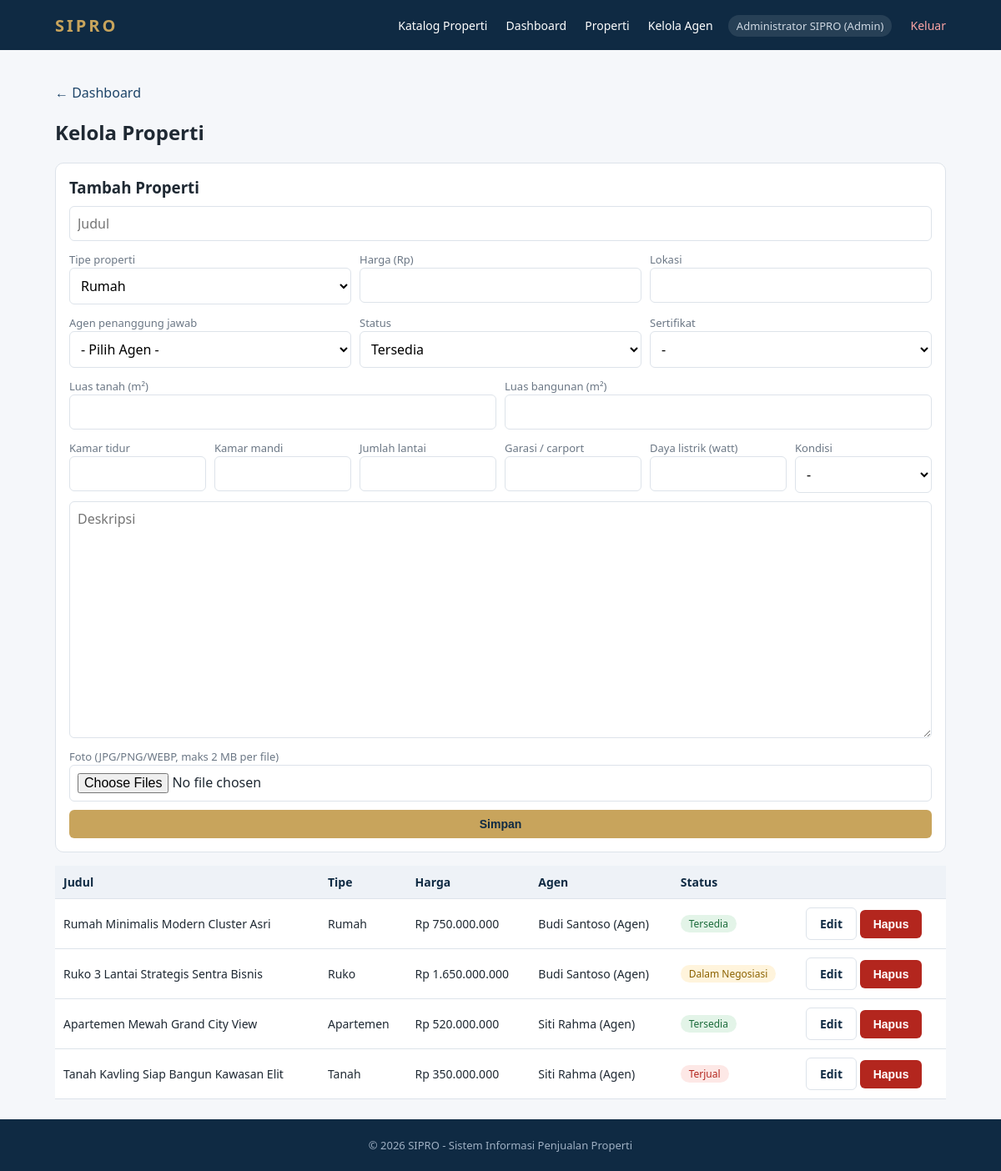
Page /admin/properti.php (signed in) on the committed database.
### tables this page shows
CREATE TABLE properti (
    id_properti INT AUTO_INCREMENT PRIMARY KEY,
    id_agen INT NOT NULL,
    judul VARCHAR(150) NOT NULL,
    deskripsi TEXT NULL,
    harga BIGINT UNSIGNED NOT NULL,
    lokasi VARCHAR(180) NOT NULL,
    tipe ENUM('Rumah', 'Ruko', 'Tanah', 'Apartemen') NOT NULL,
    luas_tanah DECIMAL(12,2) NULL,
    luas_bangunan DECIMAL(12,2) NULL,
    sertifikat VARCHAR(60) NULL,
    status ENUM('Tersedia', 'Dalam Negosiasi', 'Terjual') NOT NULL DEFAULT 'Tersedia',
    created_at TIMESTAMP DEFAULT CURRENT_TIMESTAMP,
    CONSTRAINT chk_properti_harga CHECK (harga > 0),
    FOREIGN KEY (id_agen) REFERENCES users(id_user) ON UPDATE CASCADE
);

CREATE TABLE users (
    id_user INT AUTO_INCREMENT PRIMARY KEY,
    nama VARCHAR(100) NOT NULL,
    email VARCHAR(150) NOT NULL UNIQUE,
    password VARCHAR(255) NOT NULL,
    role ENUM('admin', 'agen', 'pembeli') NOT NULL DEFAULT 'pembeli',
    telepon VARCHAR(25) NULL,
    status_akun ENUM('Aktif', 'Nonaktif') NOT NULL DEFAULT 'Aktif',
    created_at TIMESTAMP DEFAULT CURRENT_TIMESTAMP
);

### config.php (called while the page is built, shortened)
<?php
function e($s): string
{
    return htmlspecialchars((string)$s, ENT_QUOTES, 'UTF-8');
}
function rp($n): string
{
    return 'Rp ' . number_format((float)$n, 0, ',', '.');
}

### admin/properti.php (the view, shortened to what this page needs)
<?php
require '../config.php';
$STATUS = ['Tersedia', 'Dalam Negosiasi', 'Terjual'];
$e = [
    'judul' => '',
    'deskripsi' => '',
    'harga' => '',
    'lokasi' => '',
    'tipe' => 'Rumah',
    'luas_tanah' => '',
    'luas_bangunan' => '',
    'sertifikat' => '',
    'status' => 'Tersedia',
    'id_agen' => 0,
    'id_properti' => 0,
];
$spekE = [];
$l = $pdo->query(
    'SELECT p.*, u.nama AS nama_agen, u.status_akun AS status_agen
    FROM properti p JOIN users u ON u.id_user = p.id_agen
    ORDER BY p.created_at DESC'
);
require '../includes/header.php';
?>
<p><a href="index.php">&larr; Dashboard</a></p>
<h2>Kelola Properti</h2>
<form class="box f" method="post" enctype="multipart/form-data" id="formProperti">
    <h3 style="margin:0"><?= $e['id_properti'] ? 'Edit' : 'Tambah' ?> Properti</h3>
    <input name="judul" placeholder="Judul" value="<?= e($e['judul']) ?>" required>
    <div class="row">
        <div><label>Tipe properti</label>
            <select name="tipe" id="tipe">
                <?php foreach (array_keys(TIPE_PROPERTI) as $t): ?>
                    <option <?= $e['tipe'] === $t ? 'selected' : '' ?>><?= e($t) ?></option>
                <?php endforeach; ?>
            </select>
        </div>
        <div><label>Harga (Rp)</label><input type="number" name="harga" min="1" value="<?= e($e['harga']) ?>" required></div>
        <div><label>Lokasi</label><input name="lokasi" value="<?= e($e['lokasi']) ?>" required></div>
    </div>
    <div class="row">
        <div><label>Agen penanggung jawab</label>
            <select name="id_agen" required>
                <option value="">- Pilih Agen -</option>
            </select>
        </div>
        <div><label>Status</label>
            <select name="status">
                <?php foreach ($STATUS as $t): ?>
                    <option <?= $e['status'] === $t ? 'selected' : '' ?>><?= e($t) ?></option>
                <?php endforeach; ?>
            </select>
        </div>
        <div><label>Sertifikat</label>
            <select name="sertifikat">
                <option value="">-</option>
            </select>
        </div>
    </div>
    <div class="row">
        <div id="boxLt"><label>Luas tanah (m²)</label><input type="number" min="0" name="lt" value="<?= e($e['luas_tanah']) ?>"></div>
        <div id="boxLb"><label id="lblLb">Luas bangunan (m²)</label><input type="number" min="0" name="lb" value="<?= e($e['luas_bangunan']) ?>"></div>
    </div>
    <?php foreach (TIPE_PROPERTI as $tp => $cfg): ?>
        <div class="spek row" data-tipe="<?= e($tp) ?>" hidden>
            <?php foreach ($cfg['spek'] as $k => [$label, $jenis, $satuan, $opsi]): $val = (string) ($spekE[$k] ?? ''); ?>
                <div><label><?= e($label) ?><?= $satuan ? ' (' . e($satuan) . ')' : '' ?></label>
                    <?php if ($jenis === 'select'): ?>
                        <select name="spek[<?= e($k) ?>]">
                            <option value="">-</option>
                        </select>
                    <?php else: ?>
                        <input type="<?= $jenis === 'number' ? 'number' : 'text' ?>" <?= $jenis === 'number' ? 'min="0"' : 'maxlength="100"' ?> name="spek[<?= e($k) ?>]" value="<?= e($val) ?>">
                    <?php endif; ?>
                </div>
            <?php endforeach; ?>
        </div>
    <?php endforeach; ?>
    <textarea name="deskripsi" rows="12" placeholder="Deskripsi"><?= e($e['deskripsi']) ?></textarea>
    <div>
        <label>Foto (JPG/PNG/WEBP, maks 2 MB per file)</label>
        <input type="file" name="foto[]" multiple accept="image/*">
    </div>
    <button>Simpan</button>
</form>
<table>
    <tr>
        <th>Judul</th>
        <th>Tipe</th>
        <th>Harga</th>
        <th>Agen</th>
        <th>Status</th>
        <th></th>
    </tr>
    <?php foreach ($l as $r): ?>
        <tr>
            <td><?= e($r['judul']) ?></td>
            <td><?= e($r['tipe']) ?></td>
            <td><?= rp($r['harga']) ?></td>
            <td><?= e($r['nama_agen']) ?><?= $r['status_agen'] !== 'Aktif' ? ' <span class="tag Terjual">nonaktif</span>' : '' ?></td>
            <td><span class="tag <?= e(strtok($r['status'], ' ')) ?>"><?= e($r['status']) ?></span></td>
            <td>
                <a class="btn sec" href="?edit=<?= (int) $r['id_properti'] ?>">Edit</a>
                <form method="post" style="display:inline" onsubmit="return confirm('Hapus properti ini?')">
                    <button class="del">Hapus</button>
                </form>
            </td>
        </tr>
    <?php endforeach; ?>
</table>
<?php require '../includes/footer.php'; ?>

### assets/style.css (style rules this page uses)
:root { --navy: #0f2a43; --navy2: #1d4468; --gold: #c8a45c; --bg: #f5f7fa; --tx: #1f2933; --mut: #6b7785; --line: #dde3ea; }
* { box-sizing: border-box; }
body { margin: 0; font-family: "Segoe UI", Arial, sans-serif; background: var(--bg); color: var(--tx); min-height: 100vh; display: flex; flex-direction: column; }
a { color: var(--navy2); text-decoration: none; }
.btn, button { background: var(--gold); color: var(--navy) !important; border: 0; padding: 9px 16px; border-radius: 6px; font-weight: 600; cursor: pointer; font-size: 14px; display: inline-block; }
.btn.sec, button.sec { background: #fff; border: 1px solid var(--line); }
button.del { background: #b3261e; color: #fff !important; }
.card, .box { background: #fff; border: 1px solid var(--line); border-radius: 10px; padding: 16px; margin-bottom: 16px; }
.tag { display: inline-block; padding: 2px 10px; border-radius: 20px; font-size: 12px; background: #e8eef5; color: var(--navy2); }
.tag.Tersedia, .tag.Selesai { background: #e3f4e8; color: #1b6b3a; }
.tag.Terjual { background: #fde8e6; color: #b3261e; }
.tag.Dalam { background: #fff4dc; color: #8a6200; }
form.f { display: grid; gap: 10px; }
.row { display: flex; gap: 10px; flex-wrap: wrap; }
.row > * { flex: 1; min-width: 130px; }
input, select, textarea { width: 100%; padding: 9px; border: 1px solid var(--line); border-radius: 6px; font: inherit; background: #fff; }
label { font-size: 13px; color: var(--mut); }
table { width: 100%; border-collapse: collapse; background: #fff; }
th, td { padding: 10px; border-bottom: 1px solid var(--line); text-align: left; font-size: 14px; }
th { background: #eef2f7; color: var(--navy); }

### rows in the picture
properti: judul "Rumah Minimalis Modern Cluster Asri", tipe "Rumah", harga "Rp 750.000.000", id_agen.nama "Budi Santoso (Agen)", status "Tersedia"
properti: judul "Ruko 3 Lantai Strategis Sentra Bisnis", tipe "Ruko", harga "Rp 1.650.000.000", id_agen.nama "Budi Santoso (Agen)", status "Dalam Negosiasi"
properti: judul "Apartemen Mewah Grand City View", tipe "Apartemen", harga "Rp 520.000.000", id_agen.nama "Siti Rahma (Agen)", status "Tersedia"
properti: judul "Tanah Kavling Siap Bangun Kawasan Elit", tipe "Tanah", harga "Rp 350.000.000", id_agen.nama "Siti Rahma (Agen)", status "Terjual"

### other values in the picture
$u['nama'] "Administrator SIPRO"
$u['role'] "Admin"
$label "Kamar tidur"
$label "Kamar mandi"
$label "Jumlah lantai"
$label "Garasi / carport"
$label "Daya listrik"
$satuan "watt"
$label "Kondisi"
form field tipe "Rumah"
form field status "Tersedia"
